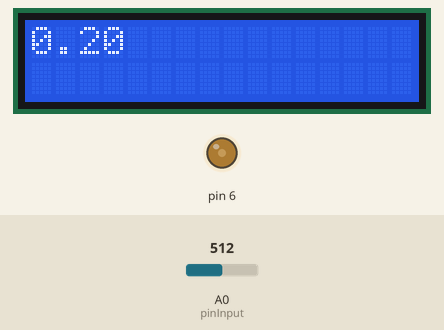
This sketch was run on a simulated Arduino Uno, built with avr-gcc and run on an emulated ATmega328P. On the bench: 16×2 character LCD, output pins drawn as LEDs (lit = HIGH). Inputs (shaded band) come from the test bench; at power-on: A0 (pinInput) = 512. What the sketch prints to the serial monitor is not drawn.

Above: at 5.1 s.
At 10.1 s:
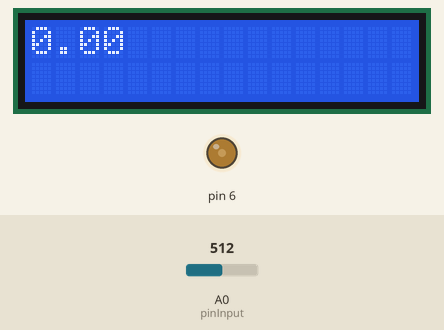

The sketch:

Cod_senzor_puls.ino
```cpp
#define USE_ARDUINO_INTERRUPTS true    // Set-up low-level interrupts for most acurate BPM math.
#include <Arduino.h>
#include <LiquidCrystal.h>
int Contrast=75;
 LiquidCrystal lcd(12, 11, 5, 4, 3, 2);

const int PulseWire = 0;       // PulseSensor PURPLE WIRE connected to ANALOG PIN 0

const int pinInput = A0;
const int pinOut= 2;
const int tension=500;
int nrbatai=0;
bool val=false;
int data=0;

int timpAnt=0;
void setup() {
  analogWrite(6,Contrast);
     lcd.begin(16, 2);

  // put your setup code here, to run once:
  pinMode(A0,INPUT);
  Serial.begin(115200);//baud rate este de 115200
  pinMode(2,OUTPUT);
}

void loop() {
  // put your main code here, to run repeatedly:
  lcd.setCursor(0, 0);
  data=analogRead(pinInput); // data ia valoarea(intre 0 si 500 cred) de la A0
  //Serial.println(data);
  SendPulse(data);

}
//Functia care printeaza pulsul(va trebui sa punem valoarea la LCD)
void SendPulse(int data){
  static int nrtimp=0;
  nrtimp=millis();//nrtimp ia valoarea din millis
  if(tension>data && val==true){
    val=false;
    nrbatai++;
    //Serial.println(nrbatai);
    //Serial.println(nrtimp);
  }
  if((tension<=data && val==false)){
    val=true;
    nrbatai++;
  }
  if(nrtimp-timpAnt>=5000){//se verifica daca a trecut 1 secunda(trebuie sa punem pt 60 secunde cand nu testam)
    //calc nr batai=nrbatai/nr secunde
    lcd.println((float)(nrbatai)/5);
    Serial.println((float)(nrbatai)/5);
    timpAnt=nrtimp;
    nrbatai=0;
  }

}
```

Measured:
- what the display in image 0 shows lasts 5.0 s, from 5.0 s to 10.0 s
